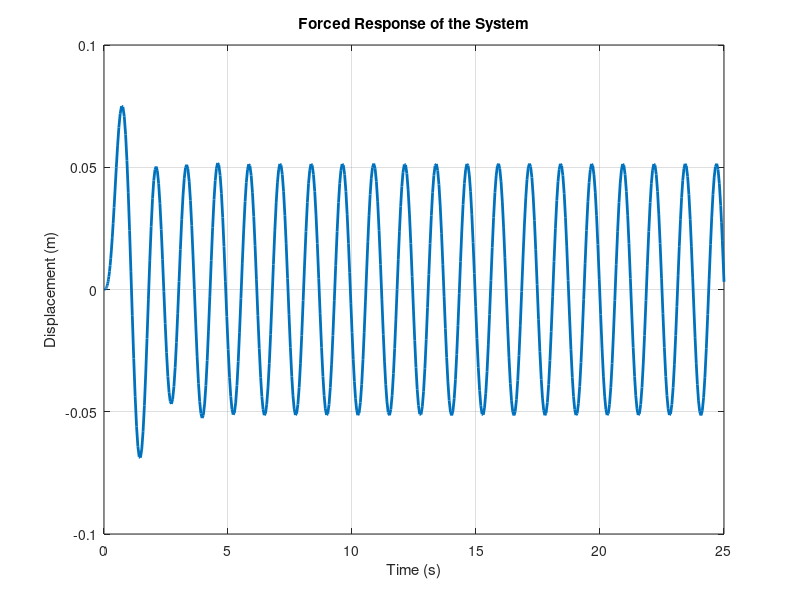

The MATLAB source for this figure:
clc; clear; close all;
% ***************************************
% MECE:340 - Systems & Dynamics Response
%Nouh Shaikh - 4816563
% ***************************************
% Define the system parameters
m = 100; % mass
b = 220; % damping coefficient
k = 900; % spring constant
F0 = 100; % amplitude of the forcing function
w = 5; % frequency of the forcing function

% State-space ODE
f = @(t,x) [ ...
    x(2);
    -(k/m)*x(1) - (b/m)*x(2) + (F0/m)*sin(w*t)
    ];

% Time span
tspan = [0 25];

% Initial conditions
x0 = [0; 0];

% Solve
[t,x] = ode45(f,tspan,x0);

% Plot
figure;
plot(t,x(:,1),'LineWidth',2);
xlabel('Time (s)');
ylabel('Displacement (m)');
title('Forced Response of the System');
grid on;